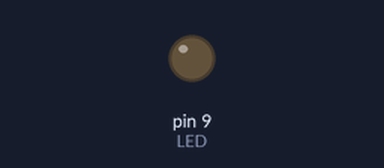
The sketch below on a simulated Arduino Uno, built with avr-gcc and run on an emulated ATmega328P. Shown: output pins drawn as LEDs (lit = HIGH).

Above: at 1.2 s.
At 3.18 s:
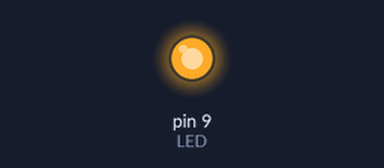
Timing chart, 0 to 3.5 s (numbered marks = the images above):
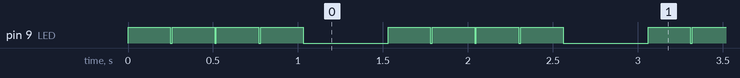

Measured:
- by itself, pin 9 (LED): repeats every 1.5 s: 3 × (LOW 0.01 s, HIGH 0.25 s), LOW 0.50 s, HIGH 0.25 s
- by itself, everything shown: repeats every 1.5 s, in 4 steps

The sketch:

Blink_External_LED.ino
```cpp
 // Example 01 : Blinking LED

 const int LED = 9; //LED connected to
                     //digital pin 13

 void setup()
 {
   pinMode(LED, OUTPUT);  //sets the digital
                         //pin as output
 }

 void loop()
 {
   digitalWrite(LED, HIGH);  //turns the LED on
   delay(250);              //waits for a quarter of a second
   digitalWrite(LED, LOW);  //turns the LED off
   delay(10);             //waits for a really short time
   digitalWrite(LED, HIGH);  //turns the LED on
   delay(250);              //waits for a quarter of a second
   digitalWrite(LED, LOW);  //turns the LED off
   delay(10);             //waits for a really short time
   digitalWrite(LED, HIGH);  //turns the LED on
   delay(250);              //waits for a quarter of a second
   digitalWrite(LED, LOW);  //turns the LED off
   delay(10);             //waits for a really short time
   digitalWrite(LED, HIGH);  //turns the LED on
   delay(250);              //waits for a quarter of a second
   digitalWrite(LED, LOW);  //turns the LED off
   delay(500);             //waits for half a second
 }
```
